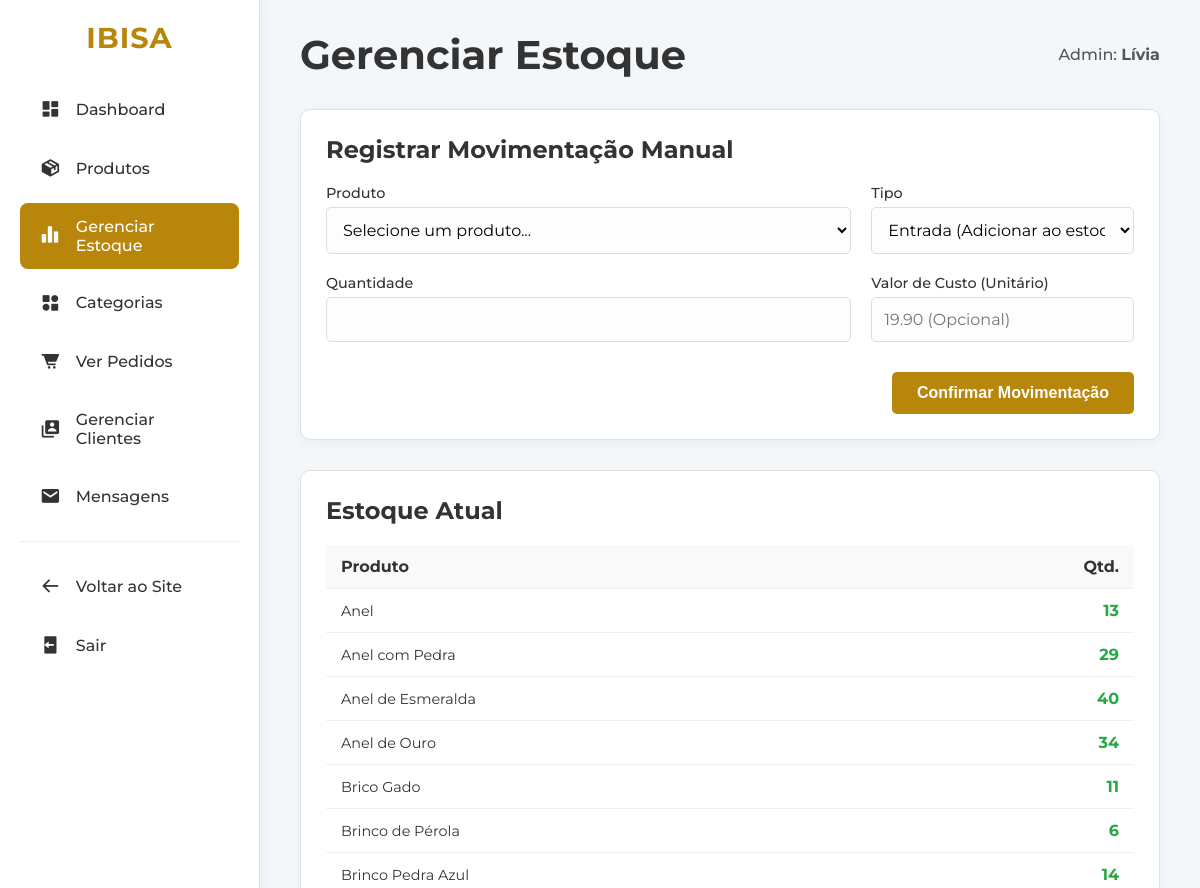
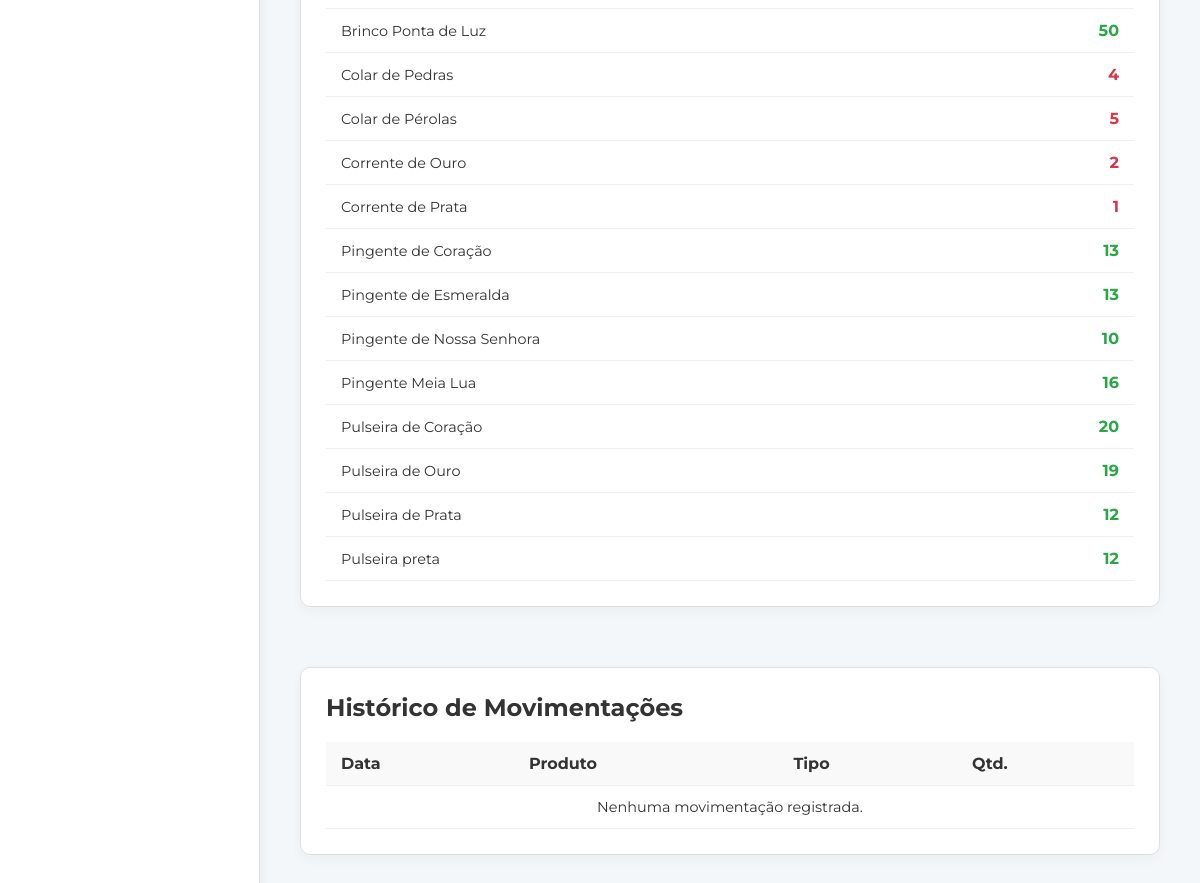
Screenshot of /adm/admin_estoque.php (signed in) with the database file from the repository (2 pictures, top to bottom).
### tables this page shows
CREATE TABLE `produto` (
  `id_produto` int NOT NULL,
  `nome_produto` varchar(200) NOT NULL,
  `id_categoria` int NOT NULL,
  `preco` decimal(10,2) NOT NULL,
  `estoque` int NOT NULL DEFAULT '0',
  `imagem` varchar(255) DEFAULT NULL
);

### adm/admin_estoque.php (the view, shortened to what this page needs)
<?php
require_once '../conexao.php';
$estoque_atual = [];
$historico_mov = [];
try {
    $stmt_estoque = $pdo->query("SELECT id_produto, nome_produto, estoque FROM produto ORDER BY nome_produto");
    $estoque_atual = $stmt_estoque->fetchAll(PDO::FETCH_ASSOC);
    $sql_hist = "SELECT m.data, m.tipo_movimentacao, m.quantidade, p.nome_produto
                 FROM estoque m
                 JOIN produto p ON m.id_produto = p.id_produto
                 ORDER BY m.data DESC
                 LIMIT 50";
    $stmt_hist = $pdo->query($sql_hist);
    $historico_mov = $stmt_hist->fetchAll(PDO::FETCH_ASSOC);
} catch (PDOException $e) {
    $mensagem = ['tipo' => 'erro', 'texto' => 'Erro ao carregar dados: ' . $e->getMessage()];
}
?>
<!DOCTYPE html>
<html lang="pt-br">
<head>
    <link href='https://unpkg.com/boxicons@2.1.4/css/boxicons.min.css' rel='stylesheet'>
</head>
<body>
    <div class="admin-container">
        <aside class="admin-sidebar">
            <a href="../index.php" class="logo">IBISA</a>
            <ul class="admin-menu">
                <li><a href="painel_admin.php"><i class='bx bxs-dashboard'></i>Dashboard</a></li>
                <li><a href="admin_produtos.php"><i class='bx bxs-package'></i>Produtos</a></li>
                <li><a href="admin_estoque.php" class="active"><i class='bx bxs-bar-chart-alt-2'></i>Gerenciar
                        Estoque</a></li>
                <li><a href="admin_categorias.php"><i class='bx bxs-category-alt'></i>Categorias</a></li>
                <li><a href="admin_pedidos.php"><i class='bx bxs-cart-alt'></i>Ver Pedidos</a></li>
                <li><a href="admin_usuarios.php"><i class='bx bxs-user-account'></i>Gerenciar Clientes</a></li>
                <li><a href="admin_mensagens.php"><i class='bx bxs-envelope'></i> Mensagens</a></li>
                <li class="menu-divider"></li>
                <li><a href="../index.php"><i class='bx bx-arrow-back'></i>Voltar ao Site</a></li>
                <li><a href="../logout.php"><i class='bx bxs-log-out'></i>Sair</a></li>
            </ul>
        </aside>
        <main class="admin-content">
            <div class="admin-header">
                <h1>Gerenciar Estoque</h1>
                <div class="admin-profile">
                    Admin: <strong><?php echo htmlspecialchars(explode(' ', $_SESSION['usuario_nome'])[0]); ?></strong>
                </div>
            </div>
            <div class="content-card">
                <h2>Registrar Movimentação Manual</h2>
                <form action="admin_estoque.php" method="POST">
                    <div class="form-grid-mov">
                        <div class="form-group">
                            <label for="id_produto">Produto</label>
                            <select id="id_produto" name="id_produto" required>
                                <option value="">Selecione um produto...</option>
                            </select>
                        </div>
                        <div class="form-group">
                            <label for="tipo_movimentacao">Tipo</label>
                            <select id="tipo_movimentacao" name="tipo_movimentacao" required>
                                <option value="Entrada">Entrada (Adicionar ao estoque)</option>
                            </select>
                        </div>
                    </div>
                    <div class="form-grid-mov" style="margin-top: 20px;">
                        <div class="form-group">
                            <label for="quantidade">Quantidade</label>
                            <input type="number" id="quantidade" name="quantidade" min="1" required>
                        </div>
                        <div class="form-group">
                            <label for="valor_custo_unitario">Valor de Custo (Unitário)</label>
                            <input type="text" id="valor_custo_unitario" name="valor_custo_unitario"
                                placeholder="19.90 (Opcional)">
                        </div>
                    </div>
                    <div class="form-group" style="margin-top: 20px; align-items: flex-end;">
                        <button type="submit" class="btn-submit">Confirmar Movimentação</button>
                    </div>
                </form>
            </div>
            <div class="card-layout-grid">
                <div class="content-card">
                    <h2>Estoque Atual</h2>
                    <table class="generic-table">
                        <thead>
                            <tr>
                                <th>Produto</th>
                                <th style="text-align: right;">Qtd.</th>
                            </tr>
                        </thead>
                        <tbody>
                            <?php foreach ($estoque_atual as $item): ?>
                                <tr>
                                    <td><?php echo htmlspecialchars($item['nome_produto']); ?></td>
                                    <td style="text-align: right;">
                                        <span class="stock-level <?php echo ($item['estoque'] <= 5 ? 'low' : 'ok'); ?>">
                                            <?php echo $item['estoque']; ?>
                                        </span>
                                    </td>
                                </tr>
                            <?php endforeach; ?>
                        </tbody>
                    </table>
                </div>
                <div class="content-card">
                    <h2>Histórico de Movimentações</h2>
                    <table class="generic-table">
                        <thead>
                            <tr>
                                <th>Data</th>
                                <th>Produto</th>
                                <th>Tipo</th>
                                <th>Qtd.</th>
                            </tr>
                        </thead>
                        <tbody>
                            <?php if (empty($historico_mov)): ?>
                                <tr>
                                    <td colspan="4" style="text-align: center;">Nenhuma movimentação registrada.</td>
                                </tr>
                            <?php endif; ?>
                        </tbody>
                    </table>
                </div>
            </div>
        </main>
    </div>
</body>
</html>

### adm/admin_estoque.php (style rules this page uses)
* { margin: 0; padding: 0; box-sizing: border-box; }
body { font-family: 'Montserrat', sans-serif; background-color: #f4f7fa; color: #333; display: flex; min-height: 100vh; }
a { text-decoration: none; color: inherit; }
ul { list-style: none; }
table { border-collapse: collapse; width: 100%; }
.admin-container { display: flex; width: 100%; }
.admin-sidebar { flex: 0 0 260px; background-color: #ffffff; min-height: 100vh; border-right: 1px solid #e0e0e0; padding: 20px; box-shadow: 2px 0 10px rgba(0, 0, 0, 0.05); }
.admin-sidebar .logo { font-size: 1.8rem; font-weight: 700; letter-spacing: 1px; color: #b8860b; text-align: center; margin-bottom: 30px; display: block; }
.admin-sidebar .admin-menu li { margin-bottom: 10px; }
.admin-sidebar .admin-menu li a { display: flex; align-items: center; gap: 15px; padding: 14px 20px; font-weight: 500; border-radius: 8px; transition: background-color 0.3s ease, color 0.3s ease; }
.admin-sidebar .admin-menu li a i { font-size: 1.3rem; }
.admin-sidebar .admin-menu li a.active { background-color: #b8860b; color: #ffffff; }
.admin-sidebar .admin-menu .menu-divider { height: 1px; background-color: #eee; margin: 20px 0; }
.admin-content { flex: 1; padding: 30px 40px; overflow-y: auto; }
.admin-header { display: flex; justify-content: space-between; align-items: center; margin-bottom: 30px; }
.admin-header h1 { font-size: 2.5rem; font-weight: 700; }
.admin-header .admin-profile { font-weight: 500; color: #555; }
.content-card { background-color: #ffffff; border-radius: 10px; padding: 25px; border: 1px solid #e0e0e0; box-shadow: 0 4px 12px rgba(0, 0, 0, 0.04); margin-bottom: 30px; }
.content-card h2 { font-size: 1.5rem; font-weight: 700; margin-bottom: 20px; }
.card-layout-grid { display: grid; grid-template-columns: 1fr 1.5fr; gap: 30px; }
@media (max-width: 1200px) { .card-layout-grid { grid-template-columns: 1fr; } }
.form-grid-mov { display: grid; grid-template-columns: 2fr 1fr; gap: 20px; }
.form-group { display: flex; flex-direction: column; }
.form-group label { font-weight: 500; margin-bottom: 5px; font-size: 0.9rem; }
.form-group input, .form-group select { width: 100%; padding: 12px; border: 1px solid #ddd; border-radius: 5px; font-family: 'Montserrat', sans-serif; font-size: 1rem; background-color: #fdfdfd; }
.btn-submit { background-color: #b8860b; color: white; padding: 12px 25px; font-weight: 700; border-radius: 5px; transition: background-color 0.3s ease; border: none; cursor: pointer; font-size: 1rem; margin-top: 10px; align-self: flex-end; }
.generic-table th, .generic-table td { padding: 12px 15px; text-align: left; border-bottom: 1px solid #f0f0f0; }
.generic-table th { font-weight: 700; background-color: #f9f9f9; }
.generic-table td { font-size: 0.9rem; }
.stock-level { font-weight: 700; font-size: 1rem; }
.stock-level.low { color: #dc3545; }
.stock-level.ok { color: #28a745; }

### rows the page displays
produto: nome_produto "Anel", estoque "13"
produto: nome_produto "Anel com Pedra", estoque "29"
produto: nome_produto "Anel de Esmeralda", estoque "40"
produto: nome_produto "Anel de Ouro", estoque "34"
produto: nome_produto "Brico Gado", estoque "11"
produto: nome_produto "Brinco de Pérola", estoque "6"
produto: nome_produto "Brinco Pedra Azul", estoque "14"
produto: nome_produto "Brinco Ponta de Luz", estoque "50"
produto: nome_produto "Colar de Pedras", estoque "4"
produto: nome_produto "Colar de Pérolas", estoque "5"
produto: nome_produto "Corrente de Ouro", estoque "2"
produto: nome_produto "Corrente de Prata", estoque "1"
produto: nome_produto "Pingente de Coração", estoque "13"
produto: nome_produto "Pingente de Esmeralda", estoque "13"
produto: nome_produto "Pingente de Nossa Senhora", estoque "10"
produto: nome_produto "Pingente Meia Lua", estoque "16"
produto: nome_produto "Pulseira de Coração", estoque "20"
produto: nome_produto "Pulseira de Ouro", estoque "19"
produto: nome_produto "Pulseira de Prata", estoque "12"
produto: nome_produto "Pulseira preta", estoque "12"

### other values shown
explode(' ', $_SESSION['usuario_nome'])[0] "Lívia"
